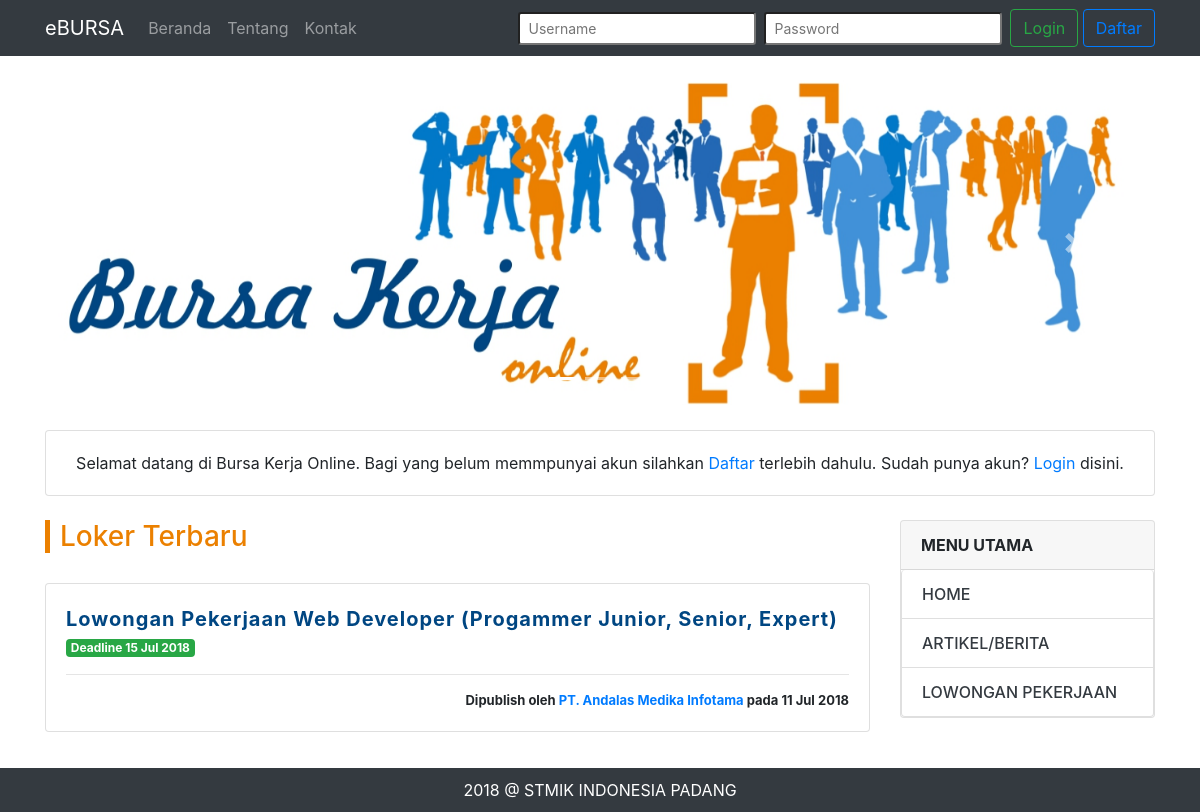
Page /main.php?page=loker on the earlier database version.
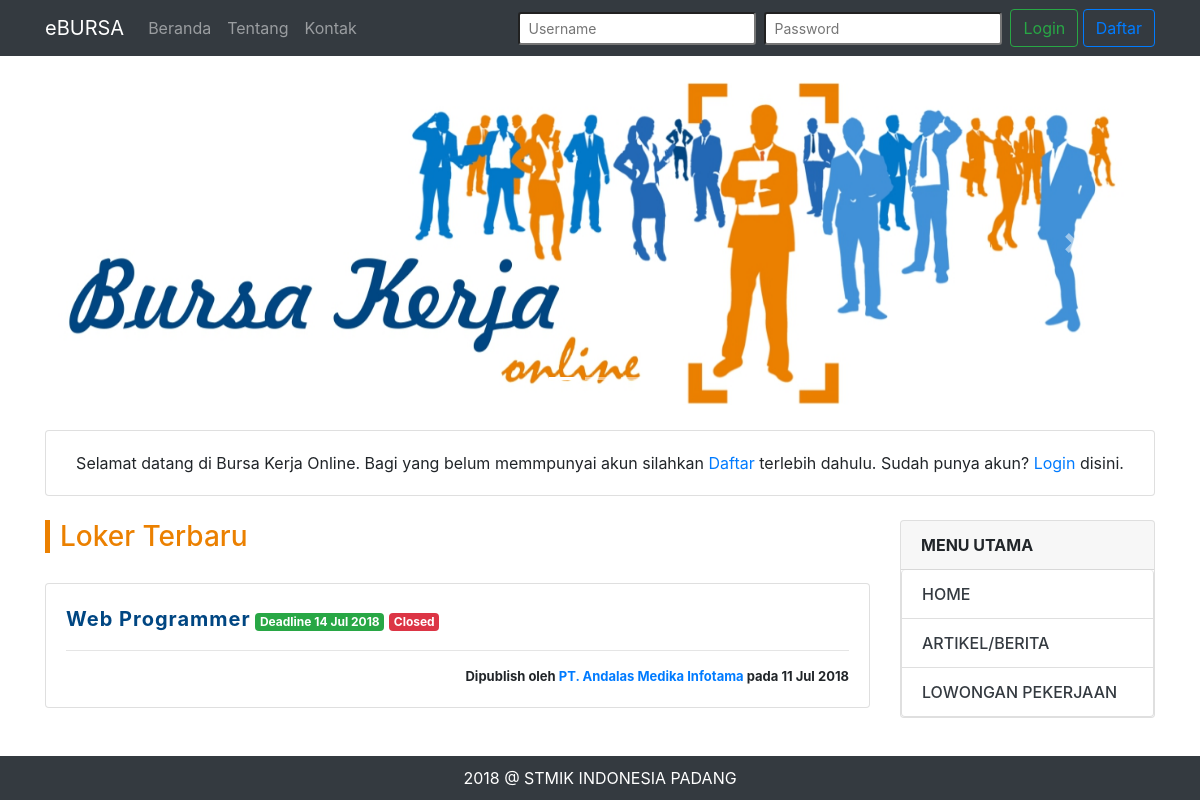
Same page on the later database version.
### tables this page shows
CREATE TABLE `lowongan` (
  `id` int(11) NOT NULL AUTO_INCREMENT,
  `profil_perusahaan_id` int(11) NOT NULL,
  `judul` varchar(255) NOT NULL,
  `tanggal_mulai` date NOT NULL,
  `tanggal_selesai` date NOT NULL,
  `deskripsi_pekerjaan` text NOT NULL,
  `deskripsi_persyaratan` text NOT NULL,
  `gaji` int(11) NOT NULL,
  `status` tinyint(1) NOT NULL,
  `dibuat_pada` date NOT NULL,
  PRIMARY KEY (`id`),
  KEY `profil_perusahaan_id` (`profil_perusahaan_id`)
);

CREATE TABLE `profil_perusahaan` (
  `id` int(11) NOT NULL AUTO_INCREMENT,
  `user_akun_id` int(11) NOT NULL,
  `nama_perusahaan` varchar(50) NOT NULL,
  `no_siup` varchar(20) NOT NULL,
  `no_situ` varchar(20) NOT NULL,
  `bidang_usaha` varchar(50) NOT NULL,
  `alamat` text,
  `telepon` varchar(20) DEFAULT NULL,
  `deskripsi_perusahaan` text,
  `website` varchar(50) DEFAULT NULL,
  `email` varchar(50) NOT NULL,
  `logo_perusahaan` varchar(100) DEFAULT NULL,
  `slogan` varchar(50) DEFAULT NULL,
  `dibuat_pada` date NOT NULL,
  PRIMARY KEY (`id`),
  KEY `user_akun_id` (`user_akun_id`)
);

### cores/misc/function.php (called while the page is built, shortened)
<?php
	function koneksi() {
		$conn = mysqli_connect('localhost', 'root', '', 'dbbursa');
		return $conn;
	}
	function perusahaanGetNama($user_id) {
		$conn = koneksi();
		$sql = "SELECT nama_perusahaan FROM profil_perusahaan WHERE id = '$user_id'";
		$proc = mysqli_query($conn, $sql);
		$data = mysqli_fetch_assoc($proc);
		return $data['nama_perusahaan'];
	}
?>

### views/loker.php (the view)
<?php include "views/partials/carousel.php"; ?>
<div class="card bg-scondary my-4 text-center">
	<div class="card-body">
		<p class="m-0">
			Selamat datang di Bursa Kerja Online. Bagi yang belum memmpunyai akun silahkan
			<a href="?page=daftar">Daftar</a> terlebih dahulu. Sudah punya akun?
			<a href="?page=login">Login</a> disini.
		</p>
	</div>
</div>
<div class="row">
	<div class="col-md-9">
		<h3 class="home-title">Loker Terbaru</h3>
		<?php
			$list_data = array();
			$query = "SELECT * FROM lowongan ";
			$process = mysqli_query($conn, $query);
			while($row = mysqli_fetch_array($process)) {
				$list_data[] = $row;
			}
			foreach ($list_data as $key => $value) {
		?>
		<div class="row bt-mrg-10">
			<div class="col-md-12">
				<div class="card">
					<div class="card-body">
						<p class="post-title">
							<a href="?page=detail-loker&id=<?php echo $value['id'] ?>" target="_blank"><?php echo $value['judul'] ?></a>
							<span class="badge badge-success">Deadline <?php echo date("d M Y", strtotime($value['tanggal_selesai'])) ?></span>
							<?php
								if ($value['status'] == 0) {
									echo '<span class="badge badge-danger">Closed</span>';
								}
							?>
						</p><hr>
						<p class="post-time text-right">Dipublish oleh <a href="#"><?php echo perusahaanGetNama($value['profil_perusahaan_id']) ?></a> pada <?php echo date("d M Y", strtotime($value['dibuat_pada'])) ?></p>
					</div>
				</div>
			</div>
		</div>
		<?php
			}
		?>
	</div>
	<div class="col-md-3">
		<?php include "views/partials/rightbar.php"; ?>
	</div>
</div>

Differences in the rows shown:
removed lowongan: judul "Lowongan Pekerjaan Web Developer (Progammer Junior, Senior, Expert)", tanggal_selesai "15 Jul 2018", profil_perusahaan.nama_perusahaan "PT. Andalas Medika Infotama", dibuat_pada "11 Jul 2018"
added lowongan: judul "Web Programmer", tanggal_selesai "14 Jul 2018", status "Closed", profil_perusahaan.nama_perusahaan "PT. Andalas Medika Infotama", dibuat_pada "11 Jul 2018"
